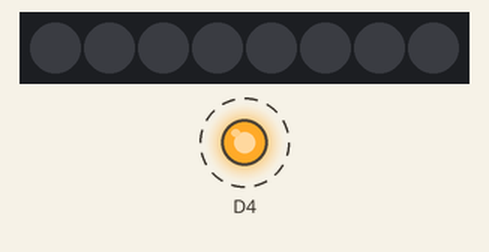
Bench run of a sketch on a simulated ESP8266 (NodeMCU). Parts: 8 RGB LEDs in strip order, left to right, output pins drawn as LEDs (lit = HIGH). Dashed ring = blinking. Uploads are accepted with an empty reply; what the sketch prints to the serial monitor is not drawn.

Above: at 3.9 s.
Timing chart, 0 to 7.2 s (numbered marks = the images above):
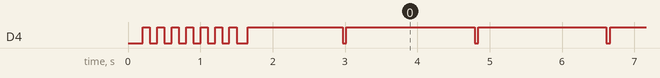

The sketch:

r1_medusabar.ino
```cpp
#include <Arcana.h>
#include <Adafruit_NeoPixel.h>

Arcana arcana("medusabar", true, false);

Adafruit_NeoPixel strip = Adafruit_NeoPixel(8, D1, NEO_GRB + NEO_KHZ800);

bool isReset = false;
int counter = 0;
int vidaActual = 0;
int vidaObjetivo = 0;
int i;

void setup() {
  pinMode(D2, OUTPUT); //buzzer
  strip.begin();
  strip.setBrightness(128);
  for ( i = 0; i < 8; i++) {
    strip.setPixelColor(i, 0, 0, 0);
  }
  strip.show(); // Initialize all pixels to 'off'

  Serial.begin(115200);
  reset();

  arcana.init();
  delay(50);

}
void loop() {
  if (counter == 0) {
    arcana.conectar();
    counter = 25 ;
  }
  counter--;
  //    ///////////////////////////////
  if (arcana.respuesta.substring(1, 4).equals("off") && !isReset) {
    reset();
  }
  if (arcana.respuesta.substring(1, 3).equals("on") && !isReset) {
    reset();
  }
  if (arcana.respuesta.toInt() == 0 && !isReset) {
    reset();
  }

  if (arcana.respuesta.toInt() >= 14 && vidaActual == 0) {
    vidaObjetivo = 800;
    vidaActual = 800;
  }
  if (arcana.respuesta.toInt() == 15) {
    vidaObjetivo = 500;
  }
  if (arcana.respuesta.toInt() == 16) {
    vidaObjetivo = 200;
  }
  if (arcana.respuesta.toInt() >= 17) {
    vidaObjetivo = 0;
    vidaActual = 0;
  }

  if (vidaActual > vidaObjetivo) vidaActual -= 5;

  for ( i = 0; i < 8; i++) {
    if (i * 100 < vidaActual) {
      strip.setPixelColor(i, Wheel(vidaActual * 0.133333 - 26));
    } else {
      strip.setPixelColor(i, 0, 0, 0);
    }
  }
  strip.show();

  ///////////////////////////////
  delay(20);
}

void reset() {
  digitalWrite(D2, LOW);
  noTone(D2);
  vidaActual = 0;
  vidaObjetivo = 0;
  isReset = true;
}


// Input a value 0 to 255 to get a color value.
// The colours are a transition r - g - b - back to r.
uint32_t Wheel(byte WheelPos) {
  WheelPos = 255 - WheelPos;
  if (WheelPos < 85) {
    return strip.Color(255 - WheelPos * 3, 0, WheelPos * 3);
  }
  if (WheelPos < 170) {
    WheelPos -= 85;
    return strip.Color(0, WheelPos * 3, 255 - WheelPos * 3);
  }
  WheelPos -= 170;
  return strip.Color(WheelPos * 3, 255 - WheelPos * 3, 0);
}
```

Measured:
- by itself, D4: goes 6 × (LOW 0.10 s, HIGH 0.10 s), LOW 0.15 s, HIGH 1.3 s, 69 × (LOW 0.05 s, HIGH 1.8 s), LOW 0.05 s, then HIGH
